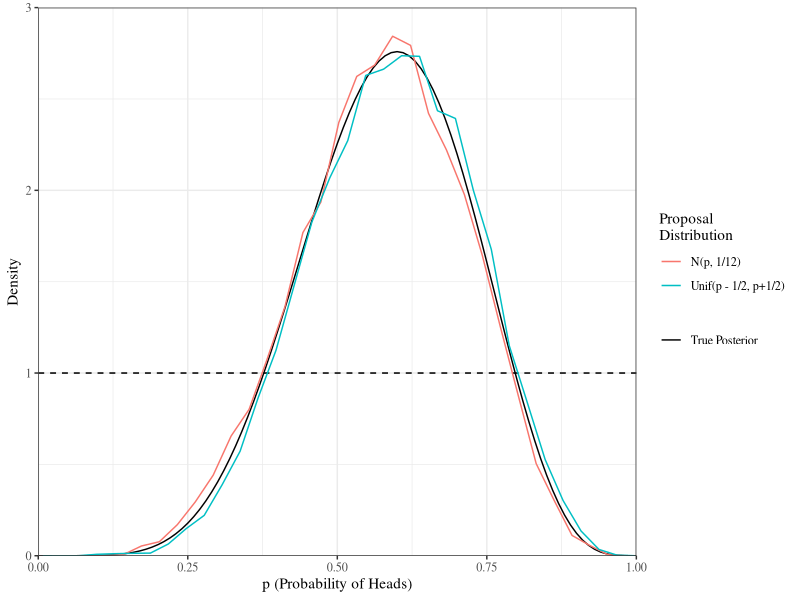
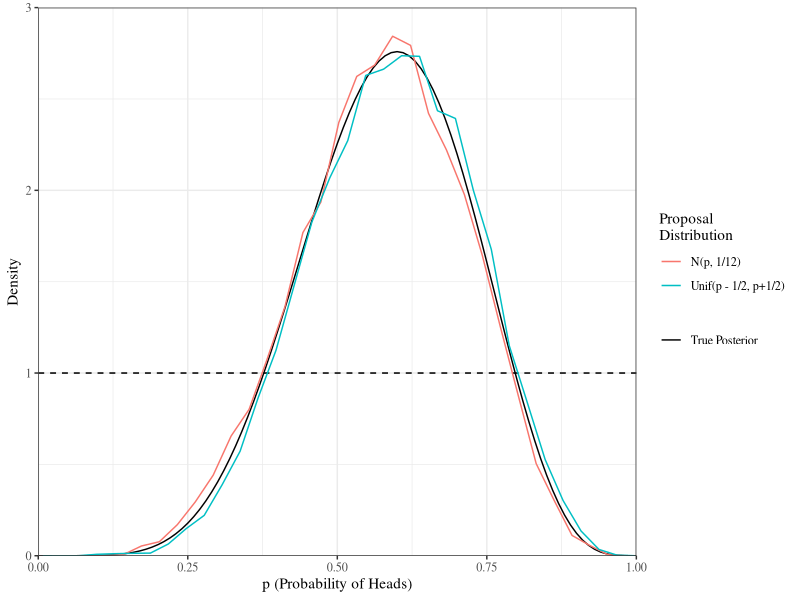

Write the R code that produced these figures, in order.
set.seed(1094375)

library(tidyverse)
library(here)

# Coin Toss Example ----------

tosses = 10

heads = 6

rho_accept = function(x, y) {
  if (y < 0 | y > 1){
    return(0)
  }
  min(dbinom(heads, tosses, y)/dbinom(heads, tosses, x), 1)
}

no_samples = 30000
init_sample = 0.5

Norm_MH_samples = c(init_sample)

for (i in 2:no_samples){
  last_sample = Norm_MH_samples[i-1]
  new_guess = rnorm(1, mean = last_sample, sd = sqrt(1/12))
  accept_prob = rho_accept(last_sample, new_guess)
  Norm_MH_samples[i] = sample(c(last_sample, new_guess), 1, prob = c(1- accept_prob, accept_prob))
}

Unif_MH_samples = c(init_sample)

for (i in 2:no_samples){
  last_sample = Unif_MH_samples[i-1]
  new_guess = runif(1, last_sample - 1/2, last_sample + 1/2)
  accept_prob = rho_accept(last_sample, new_guess)
  Unif_MH_samples[i] = sample(c(last_sample, new_guess), 1, prob = c(1- accept_prob, accept_prob))
}

MH_tbl = tibble("N(p, 1/12)" = Norm_MH_samples, "Unif(p - 1/2, p+1/2)" = Unif_MH_samples) %>%
  pivot_longer(everything(), names_to = "Proposal\nDistribution")

ggplot(MH_tbl, mapping = aes(x = value, color = `Proposal\nDistribution`)) +
  geom_function(mapping = aes(linetype = "True Posterior"), fun = dbeta, args = list(shape1 = 1 + heads, shape2 = 1 + tosses - heads), colour = "black") +
  geom_function(mapping = aes(linetype = "Prior"), fun = ~1, colour = "black", linetype = "dashed") +
  geom_freqpoly(aes(y = after_stat(density)), binwidth = 0.03, position = "dodge") +
  scale_linetype_manual(
    values = c(
      "Prior" = "dashed",
      "True Posterior" = "solid"
               )
  ) +
  theme_bw() +
  theme(text = element_text(family = "serif"), 
        # legend.position = "bottom",
        # legend.box="vertical",
        plot.title = element_text(hjust = 0.5)) +
  scale_y_continuous(expand = expansion(0), limits = c(0, 3)) +
  scale_x_continuous(expand = expansion(0), limits = c(0,1)) +
  labs(x = "p (Probability of Heads)", y = "Density", fill=NULL, linetype = NULL)

ggsave("C:/Users/jckricket/Dropbox/Apps/Overleaf/M_Scimat_Thesis/images/coin_MH_R.pdf", width = 6, height = 2.5)


